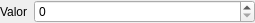
<?xml version="1.0" encoding="UTF-8"?>
<ui version="4.0">
 <class>LabeledIntegerSpinBoxWidget</class>
 <widget class="QWidget" name="LabeledIntegerSpinBoxWidget">
  <property name="geometry">
   <rect>
    <x>0</x>
    <y>0</y>
    <width>255</width>
    <height>23</height>
   </rect>
  </property>
  <property name="windowTitle">
   <string>Form</string>
  </property>
  <layout class="QHBoxLayout" name="horizontalLayout">
   <property name="sizeConstraint">
    <enum>QLayout::SetMinimumSize</enum>
   </property>
   <property name="leftMargin">
    <number>0</number>
   </property>
   <property name="topMargin">
    <number>0</number>
   </property>
   <property name="rightMargin">
    <number>0</number>
   </property>
   <property name="bottomMargin">
    <number>0</number>
   </property>
   <item>
    <widget class="QLabel" name="label">
     <property name="sizePolicy">
      <sizepolicy hsizetype="Maximum" vsizetype="Preferred">
       <horstretch>0</horstretch>
       <verstretch>0</verstretch>
      </sizepolicy>
     </property>
     <property name="text">
      <string>Valor</string>
     </property>
    </widget>
   </item>
   <item>
    <widget class="QSpinBox" name="sbValue">
     <property name="sizePolicy">
      <sizepolicy hsizetype="Minimum" vsizetype="Fixed">
       <horstretch>0</horstretch>
       <verstretch>0</verstretch>
      </sizepolicy>
     </property>
    </widget>
   </item>
  </layout>
 </widget>
 <resources/>
 <connections/>
</ui>
